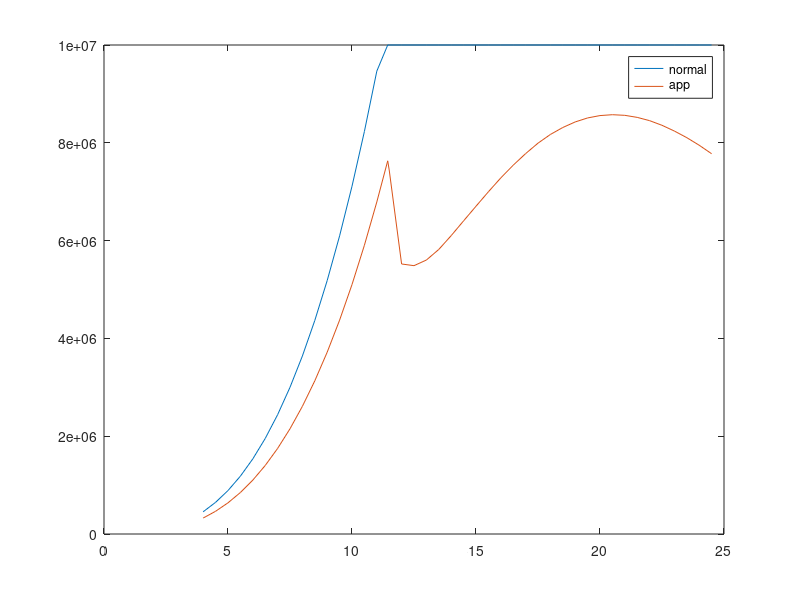

The MATLAB script that drew this image:
clear all
close all
clc

load("Pitching.mat");

P_rated = 10e6;  % rated power [W]
R = 178.3/2; % radius [m]
V0_rated = 11.44; % rated windspeed [m/s]
rho = 1.225; % air densityt

cp_max = 0.465;
lambda_opt = 7.857;
omega_rated = V0_rated*lambda_opt/R;
cP_c = [0.78, 151, 0.58, 0.002, 2.14, 13.2, 20.9, -0.002, -0.008];

V0_vector = 4:0.5:25;
V0_vector(end) = V0_rated;
V0_vector = sort(V0_vector);

P = zeros(length(V0_vector), 1);
omega = zeros(length(V0_vector), 1);
P_app = zeros(length(V0_vector), 1);

for i=1:length(V0_vector)
  V0 = V0_vector(i);
  theta_p = interp1(Theta_p_limit(1,:), Theta_p_limit(3,:), V0)*180/pi; % pitch

  % Standard method
  if V0 < V0_rated
    P(i) = 0.5*rho*pi*R^2*V0^3*cp_max;
    omega(i) = V0*lambda_opt/R; 
    lambda = lambda_opt;
  else
    P(i) = P_rated;
    omega(i) = omega_rated;
    lambda = omega(i)*R/V0;
  end

  % Approximation method

  lambda_w = 1/(1/(lambda + cP_c(8)*theta_p) - cP_c(9)/(theta_p^3 + 1));
  cP = cP_c(1)*(cP_c(2)/lambda_w - cP_c(3)*theta_p - ...
    cP_c(4)*theta_p^cP_c(5) - cP_c(6))*exp(-cP_c(7)/lambda_w);

  P_app(i) = 0.5*rho*V0^3*pi*R^2*cP; % rotor power [W]
end

figure(1)
plot(V0_vector, P);
hold on
plot(V0_vector, P_app);
legend('normal', 'app')
